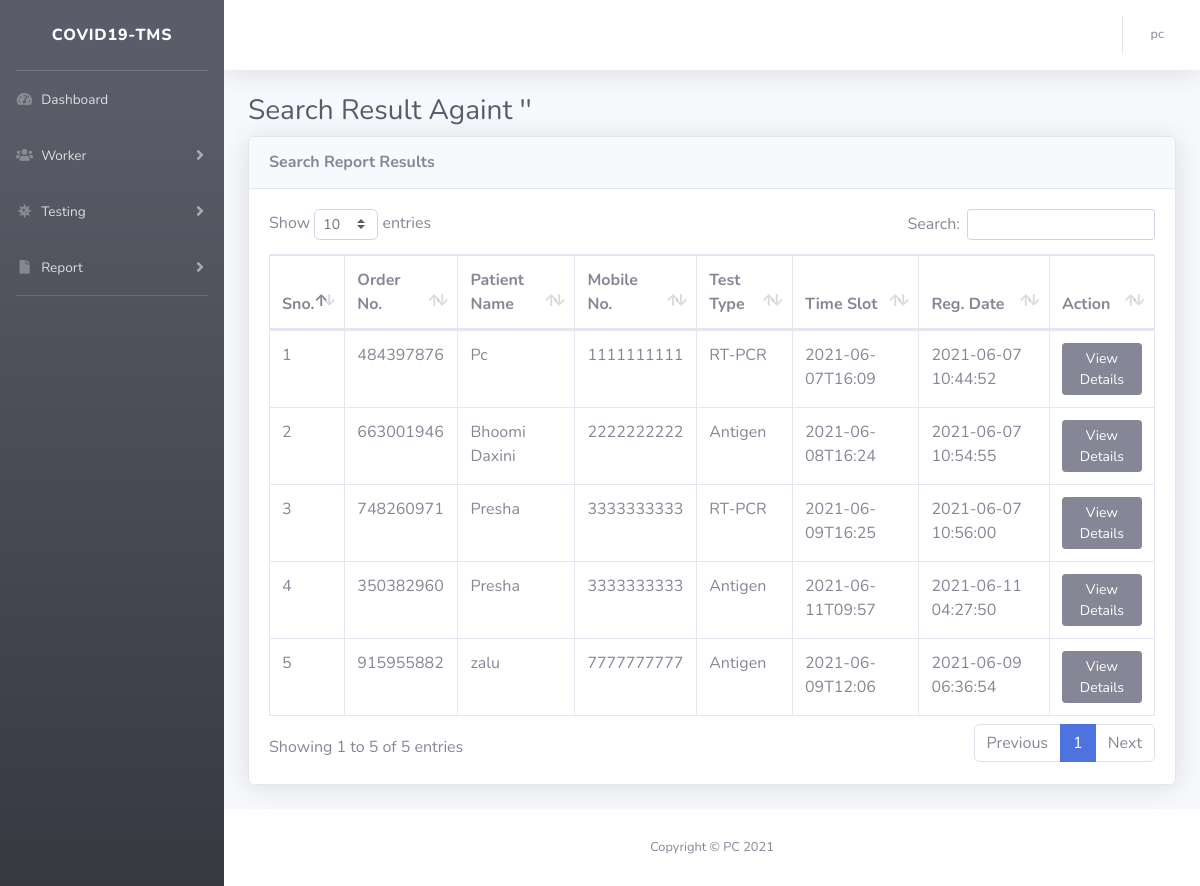
Screenshot of /search-report-result.php (signed in) with the database file from the repository.
### tables this page shows
CREATE TABLE `tbltestrecord` (
  `id` int(11) NOT NULL,
  `OrderNumber` bigint(14) DEFAULT NULL,
  `PatientMobileNumber` bigint(14) DEFAULT NULL,
  `TestType` varchar(100) DEFAULT NULL,
  `TestTimeSlot` varchar(120) DEFAULT NULL,
  `ReportStatus` varchar(100) DEFAULT NULL,
  `FinalReport` varchar(150) DEFAULT NULL,
  `ReportUploadTime` varchar(200) DEFAULT NULL,
  `RegistrationDate` timestamp NULL DEFAULT current_timestamp(),
  `AssignedtoEmpId` varchar(150) DEFAULT NULL,
  `AssigntoName` varchar(180) DEFAULT NULL,
  `AssignedTime` varchar(100) DEFAULT NULL
);

CREATE TABLE `tblpatients` (
  `id` int(11) NOT NULL,
  `FullName` varchar(120) DEFAULT NULL,
  `MobileNumber` bigint(12) DEFAULT NULL,
  `DateOfBirth` date DEFAULT NULL,
  `GovtIssuedId` varchar(150) DEFAULT NULL,
  `GovtIssuedIdNo` varchar(150) DEFAULT NULL,
  `FullAddress` varchar(255) DEFAULT NULL,
  `State` varchar(200) DEFAULT NULL,
  `RegistrationDate` timestamp NOT NULL DEFAULT current_timestamp()
);

### search-report-result.php (the view, shortened to what this page needs)
<?php session_start();
include_once('includes/config.php');
if (strlen($_SESSION['aid']==0)) {
  header('location:logout.php');
  } else{
?>
<!DOCTYPE html>
<html lang="en">
<head>
    <link href="vendor/fontawesome-free/css/all.min.css" rel="stylesheet" type="text/css">
    <link href="css/sb-admin-2.min.css" rel="stylesheet">
    <link href="vendor/datatables/dataTables.bootstrap4.min.css" rel="stylesheet">
</head>
<body id="page-top">
    <div id="wrapper">
  <?php include_once('includes/sidebar.php');?>
        <div id="content-wrapper" class="d-flex flex-column">
            <div id="content">
<?php include_once('includes/topbar.php');?>
                <div class="container-fluid">
<?php
$searchdata=$_POST['serachdata'];
?>
                    <h1 class="h3 mb-2 text-gray-800">Search Result Againt '<?php echo $searchdata;?>' </h1>
                    <div class="card shadow mb-4">
                        <div class="card-header py-3">
                            <h6 class="m-0 font-weight-bold text-secondary">Search Report Results</h6>
                        </div>
                        <div class="card-body">
                            <div class="table-responsive">
                                <form name="assignto" method="post">
                    <table class="table table-bordered" id="dataTable" width="100%" cellspacing="0">
                                    <thead>
                                        <tr>
                                            <th>Sno.</th>
                                            <th>Order No.</th>
                                            <th>Patient Name</th>
                                            <th>Mobile No.</th>
                                            <th>Test Type</th>
                                            <th>Time Slot</th>
                                            <th>Reg. Date</th>
                                            <th>Action</th>
                                        </tr>
                                    </thead>
                                    <tbody>
<?php $query=mysqli_query($con,"select tbltestrecord.OrderNumber,tblpatients.FullName,tblpatients.MobileNumber,tbltestrecord.TestType,tbltestrecord.TestTimeSlot,tbltestrecord.RegistrationDate,tbltestrecord.id as testid from tbltestrecord
join tblpatients on tblpatients.MobileNumber=tbltestrecord.PatientMobileNumber
where (tblpatients.FullName like '%$searchdata%' || tblpatients.MobileNumber like '%$searchdata%' || tbltestrecord.OrderNumber like '%$searchdata%')
    ");
$cnt=1;
while($row=mysqli_fetch_array($query)){
?>
                                        <tr>
                                            <td><?php echo $cnt;?></td>
                                            <td><?php echo $row['OrderNumber'];?></td>
                                            <td><?php echo $row['FullName'];?></td>
                                            <td><?php echo $row['MobileNumber'];?></td>
                                            <td><?php echo $row['TestType'];?></td>
                                            <td><?php echo $row['TestTimeSlot'];?></td>
                                             <td><?php echo $row['RegistrationDate'];?></td>
                                            <td>
                                <a href="test-details.php?tid=<?php echo $row['testid'];?>&&oid=<?php echo $row['OrderNumber'];?>" class="btn btn-secondary btn-sm" target="blank">View Details</a>
                            </td>
                                        </tr>
<?php $cnt++;} ?>
                                    </tbody>
                                </table>
                                     </form>
                            </div>
                        </div>
                    </div>
                </div>
            </div>
    <?php include_once('includes/footer.php');?>
        </div>
    </div>
</body>
</html>
<?php } ?>

### includes/topbar.php (shortened to what this page needs)
<nav class="navbar navbar-expand navbar-light bg-white topbar mb-4 static-top shadow">
    <?php if ($_SESSION['aid']) : ?>
        <ul class="navbar-nav ml-auto">
            <li class="nav-item dropdown no-arrow">
                <a class="nav-link dropdown-toggle" href="#" id="userDropdown" role="button" data-toggle="dropdown" aria-haspopup="true" aria-expanded="false">
                    <?php
                      $adid = $_SESSION['aid'];
                      $ret1 = mysqli_query($con, "select AdminName from tbladmin where ID='$adid'");
                      while ($row1 = mysqli_fetch_array($ret1)) {
                      ?>
                        <span class="mr-2 d-none d-lg-inline text-gray-600 small"><?php echo $row1['AdminName']; ?></span>
                    <?php } ?>
                </a>
            </li>
        </ul>
    <?php endif; ?>
</nav>

### rows the page displays
tbltestrecord: OrderNumber "484397876", tblpatients.FullName "Pc", tblpatients.MobileNumber "1111111111", TestType "RT-PCR", TestTimeSlot "2021-06-07T16:09", RegistrationDate "2021-06-07 10:44:52"
tbltestrecord: OrderNumber "663001946", tblpatients.FullName "Bhoomi Daxini", tblpatients.MobileNumber "2222222222", TestType "Antigen", TestTimeSlot "2021-06-08T16:24", RegistrationDate "2021-06-07 10:54:55"
tbltestrecord: OrderNumber "748260971", tblpatients.FullName "Presha", tblpatients.MobileNumber "3333333333", TestType "RT-PCR", TestTimeSlot "2021-06-09T16:25", RegistrationDate "2021-06-07 10:56:00"
tbltestrecord: OrderNumber "350382960", tblpatients.FullName "Presha", tblpatients.MobileNumber "3333333333", TestType "Antigen", TestTimeSlot "2021-06-11T09:57", RegistrationDate "2021-06-11 04:27:50"
tbltestrecord: OrderNumber "915955882", tblpatients.FullName "zalu", tblpatients.MobileNumber "7777777777", TestType "Antigen", TestTimeSlot "2021-06-09T12:06", RegistrationDate "2021-06-09 06:36:54"

### other values shown
$row1['AdminName'] "pc"
